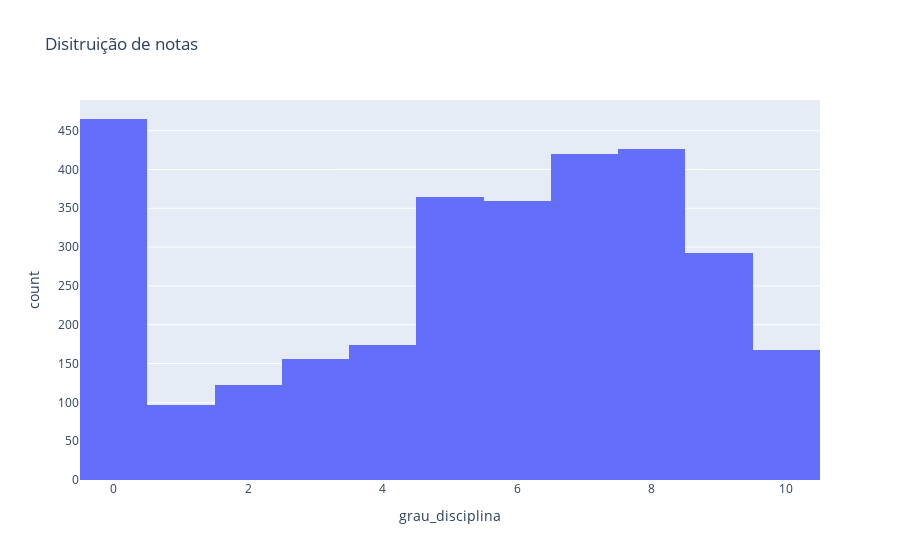

The code cell stored with this chart in its notebook:
### Code cell
fig = px.histogram(
    teste,
    x='grau_disciplina',
    title="Disitruição de notas",
    nbins = 20
)
fig.show()

### Figure 1 — Plotly figure (JSON) as saved in the notebook; plotly's stock layout.template omitted (floating-point values rounded to 4 significant figures; data arrays with more than 128 entries replaced by an {"elided": "..."} marker saying what was removed)
{"data": [{"alignmentgroup": "True", "bingroup": "x", "hovertemplate": "grau_disciplina=%{x}<br>count=%{y}<extra></extra>", "legendgroup": "", "marker": {"color": "#636efa", "pattern": {"shape": ""}}, "name": "", "nbinsx": 20, "offsetgroup": "", "orientation": "v", "showlegend": false, "type": "histogram", "x": {"elided": "3046 float values"}, "xaxis": "x", "yaxis": "y"}], "layout": {"barmode": "relative", "legend": {"tracegroupgap": 0}, "title": {"text": "Disitruição de notas"}, "xaxis": {"anchor": "y", "domain": [0, 1], "title": {"text": "grau_disciplina"}}, "yaxis": {"anchor": "x", "domain": [0, 1], "title": {"text": "count"}}}}
